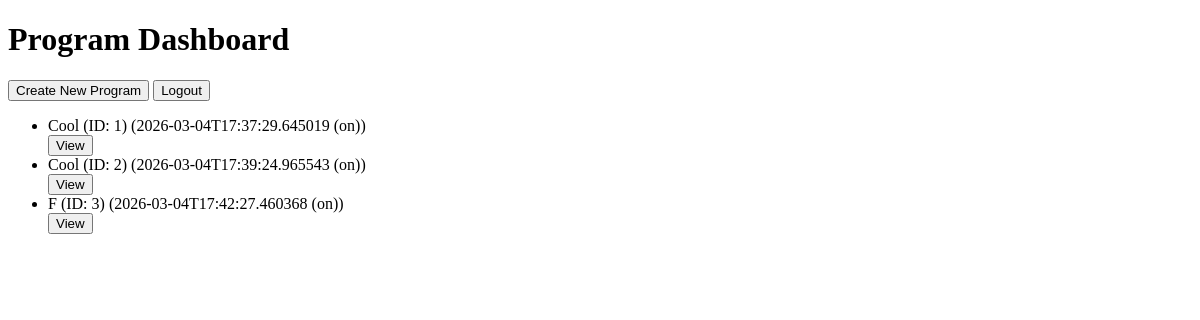
The app's page /program_dashboard, older data.
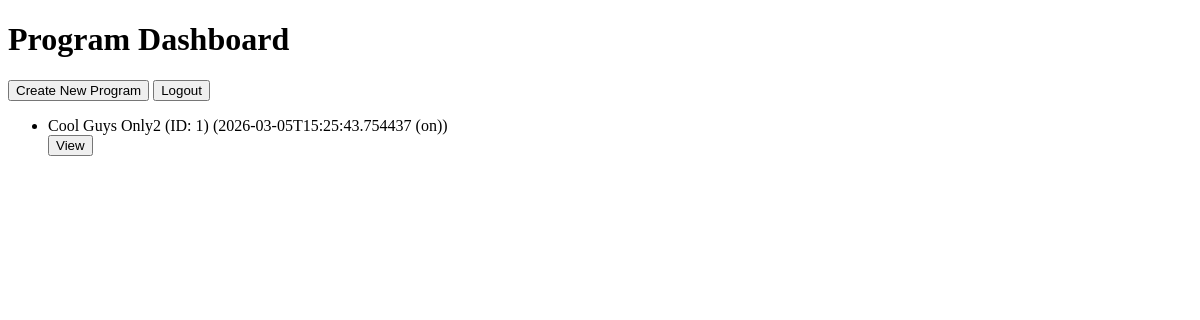
The same page, newer data.
### tables this page shows
CREATE TABLE workout_programs (
                id INTEGER PRIMARY KEY AUTOINCREMENT,
                user_id INTEGER NOT NULL,
                name TEXT NOT NULL,
                description TEXT,
                created_at TEXT,
                currently_active BOOLEAN DEFAULT 1,
                FOREIGN KEY (user_id) REFERENCES users(id)
            );

### workout.py (the view)
@app.route("/program_dashboard", methods=["GET"])
def program_dashboard():
    db = Database()
    workout_programs = db.retrieve_all_workout_programs()
    return render_template("program_dashboard.html", workout_programs=workout_programs, user_id=session.get("user_id"))

### database.py (called while the page is built)
    def retrieve_all_workout_programs(self) -> list[Workout_Program]:
        self._cur.execute("SELECT id, user_id, name, description, created_at, currently_active FROM workout_programs")
        results = self._cur.fetchall()
        workout_program_list = []
        for result in results:
            new_workout_program = Workout_Program(result[0], result[1], result[2], result[3], result[4], result[5])
            workout_program_list.append(new_workout_program)
        return workout_program_list

### templates/program_dashboard.html (shortened to what this page needs)
<!DOCTYPE html>
<html lang="en">
<head>
</head>
<body>
    <h1>Program Dashboard</h1>
    <div>
        <button onclick="location.href='/program'">Create New Program</button>
        <button onclick="location.href='/api/logout'">Logout</button>
    </div>
    <ul>
        {% for program in workout_programs %}
            <li>{{ program.name }} (ID: {{ program.id }}) ({{ program.created_at }} ({{ program.currently_active }}))</li>
            {% if program.user_id == user_id %}
                <span>(Owned by you)</span>
                <button onclick="location.href='/program/{{ program.id }}'">Edit</button>
            {% else %}
                <button onclick="location.href='/program/{{ program.id }}'">View</button>
            {% endif %}
        {% endfor %}
    </ul>
</body>
</html>

Row changes from the older to the newer data that the page shows:
removed workout_programs: name "Cool", id "2", created_at "2026-03-04T17:39:24.965543", currently_active "on"
removed workout_programs: name "F", id "3", created_at "2026-03-04T17:42:27.460368", currently_active "on"
changed workout_programs "on": name "Cool" → "Cool Guys Only2"; created_at "2026-03-04T17:37:29.645019" → "2026-03-05T15:25:43.754437"
